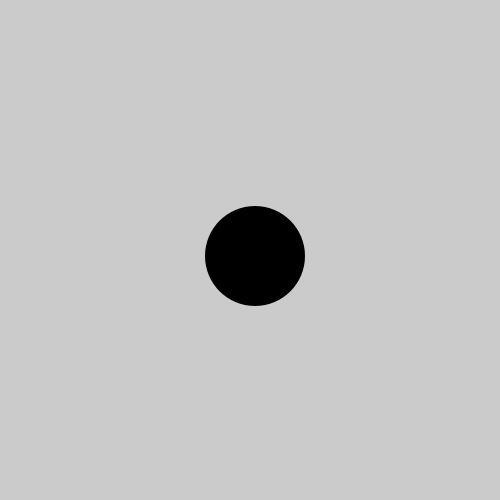
Frame 1 (no input)
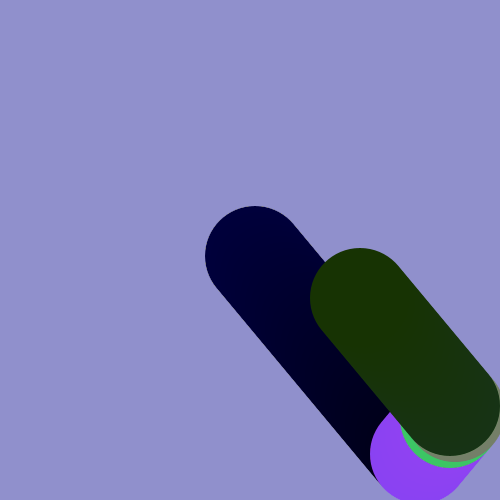
Frame 60 (the mouse pressed at the canvas centre just before this capture)
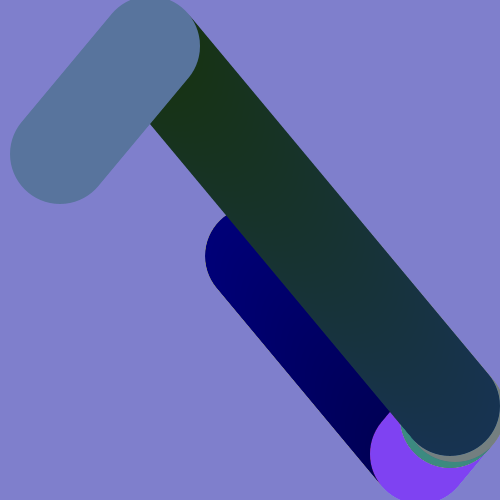
Frame 120 (the mouse held since frame 60 and released just before this capture)

The Processing sketch that drew these frames (run headless with seeded random() and noise(); from frame 60 on, the mouse is pressed at the canvas centre):

// Processing sketch: Bouncing_Ball_Remake_with_PVectors
// ── Bouncing_Ball_Remake_with_PVectors.pde
//float x, y;
PVector position;
int size = 100;
//float xSpeed, ySpeed;
PVector velocity;
float r, b, g;

void setup(){
  size(500,500);
  //xSpeed = random(1,4);
  //ySpeed = random(1,4);
  //x = width/2;
  //y = height/2;
  noStroke();
  position=new PVector(width/2,height/2);
  velocity=new PVector(5,6);
}

void draw(){
  fill(100,0,255,1);
  rect(0,0,width,height);
  //if(xSpeed == ySpeed){
  //  xSpeed = random(1,4);
  //  ySpeed = random(1,4);
  //}
  if(position.x>width-size/2 || position.x<size/2){
    velocity.x = velocity.x*-1;
  }
  //x = x+xSpeed;
  if(position.y>height-size/2 || position.y<size/2){
    velocity.y = velocity.y*-1;
  }
  //y = y+ySpeed;
  position.add(velocity);
  if(position.x>= width-size/2 || position.x<= size/2){
    r = int(random(0, 255));
    g = int(random(0, 255));
    b = int(random(0, 255));
    fill(r,g,b);
  } else {
    fill(r,g,b);
  }
  if(position.y>= height-size/2 || position.y<= size/2){
    r = int(random(0, 255));
    g = int(random(0, 255));
    b = int(random(0, 255));
    fill(r,g,b);
  } else {
    fill(r,g,b);
  }
  ellipse(position.x, position.y, size, size);
  
}
